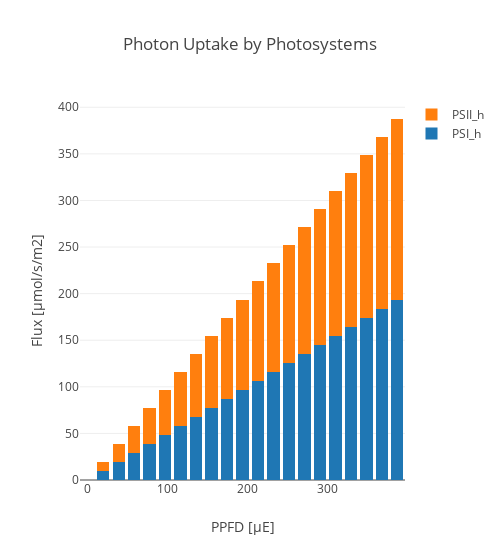

Notebook source saved alongside this figure:
### Code cell
L_r = ['PSI_h','PSII_h']
create_bar_plot_met_c3(c3_model, D_fba, L_r, 'hnu_h', 'Photon Uptake by Photosystems', xaxis_title, save_fig = save_fig)

### Figure 1 — Plotly figure (JSON) as saved in the notebook; plotly's stock layout.template omitted (floating-point values rounded to 4 significant figures)
{"data": [{"name": "PSI_h", "type": "bar", "uid": "f4335ee4-3f30-4ec9-aed6-528ca85a1a90", "x": [0, 19.37, 38.74, 58.11, 77.48, 96.86, 116.2, 135.6, 155.0, 174.3, 193.7, 213.1, 232.5, 251.8, 271.2, 290.6, 309.9, 329.3, 348.7, 368.1, 387.4], "y": [0, 9.686, 19.37, 29.06, 38.74, 48.43, 58.11, 67.8, 77.48, 87.17, 96.86, 106.5, 116.2, 125.9, 135.6, 145.3, 155.0, 164.7, 174.3, 184.0, 193.7]}, {"name": "PSII_h", "type": "bar", "uid": "428716ed-a8af-47bf-8883-ab129af95c80", "x": [0, 19.37, 38.74, 58.11, 77.48, 96.86, 116.2, 135.6, 155.0, 174.3, 193.7, 213.1, 232.5, 251.8, 271.2, 290.6, 309.9, 329.3, 348.7, 368.1, 387.4], "y": [0, 9.686, 19.37, 29.06, 38.74, 48.43, 58.11, 67.8, 77.48, 87.17, 96.86, 106.5, 116.2, 125.9, 135.6, 145.3, 155.0, 164.7, 174.3, 184.0, 193.7]}], "layout": {"barmode": "stack", "title": {"text": "Photon Uptake by Photosystems"}, "width": 500, "xaxis": {"title": {"text": "PPFD [µE]"}}, "yaxis": {"title": {"text": "Flux [µmol/s/m2]"}}}}
